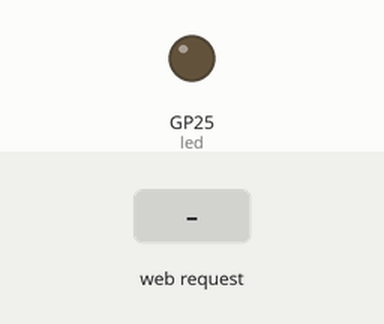
This program was run on a simulated Raspberry Pi Pico running MicroPython. Shown: output pins drawn as LEDs (lit = HIGH). Inputs (shaded band) come from the test bench. WiFi joins after 1.5 s; what the program prints to the serial console is not drawn.

Above: at 2.7 s.
2.8 s: HTTP request GET /led_on received
At 4.0 s:
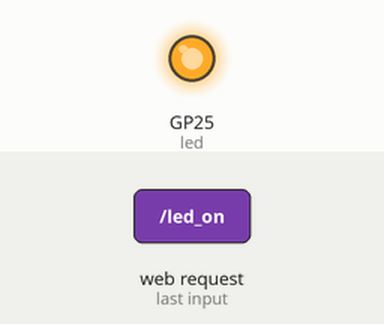
4.3 s: HTTP request GET /led_off received
At 5.4 s:
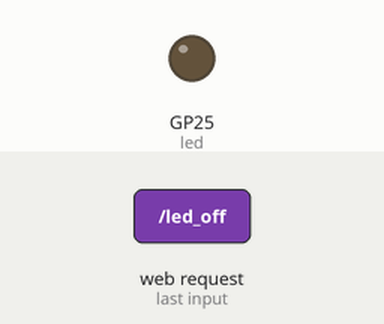
Timing chart, 0 to 7.3 s (numbered marks = the images above; inputs shaded):
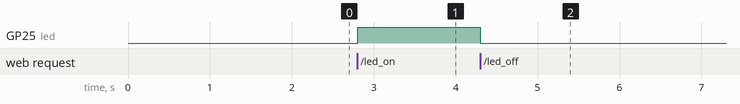

Measured:
- after the input at 2.8 s, GP25 (led): LOW → HIGH at once
- after the input at 4.3 s, GP25 (led): HIGH → LOW at once

The program:

led_webserver_micropython_picoW.py
```python
try:
  import usocket as socket
except:
  import socket

from machine import Pin
import network

import gc
gc.collect()

ssid = 'Enter_Your_SSID'
password = 'Enter_Your_PASSWORD'

station = network.WLAN(network.STA_IF)

station.active(True)
station.connect(ssid, password)

while station.isconnected() == False:
  pass

print('Connection successful')
print(station.ifconfig())

led = Pin('LED', Pin.OUT)
led_state = "OFF"

def web_page():
    html = """<html>

<head>
    <meta name="viewport" content="width=device-width, initial-scale=1">
    <link rel="stylesheet" href="https://use.fontawesome.com/releases/v5.7.2/css/all.css"
     integrity="sha384-fnmOCqbTlWIlj8LyTjo7mOUStjsKC4pOpQbqyi7RrhN7udi9RwhKkMHpvLbHG9Sr" crossorigin="anonymous">
    <style>
        html {
            font-family: Arial;
            display: inline-block;
            margin: 0px auto;
            text-align: center;
        }

        .button {
            background-color: #ce1b0e;
            border: none;
            color: white;
            padding: 16px 40px;
            text-align: center;
            text-decoration: none;
            display: inline-block;
            font-size: 16px;
            margin: 4px 2px;
            cursor: pointer;
        }

        .button1 {
            background-color: #000000;
        }
    </style>
</head>

<body>
    <h2>Raspberry Pi Pico Web Server</h2>
    <p>LED state: <strong>""" + led_state + """</strong></p>
    <p>
        <i class="fas fa-lightbulb fa-3x" style="color:#c81919;"></i>
        <a href=\"led_on\"><button class="button">LED ON</button></a>
    </p>
    <p>
        <i class="far fa-lightbulb fa-3x" style="color:#000000;"></i>
        <a href=\"led_off\"><button class="button button1">LED OFF</button></a>
    </p>
</body>

</html>"""
    return html


s = socket.socket(socket.AF_INET, socket.SOCK_STREAM)
s.bind(('', 80))
s.listen(5)

while True:
    try:
        conn, addr = s.accept()
        conn.settimeout(3.0)
        print('Received HTTP GET connection request from %s' % str(addr))
        request = conn.recv(1024)
        conn.settimeout(None)
        request = str(request)
        print('GET Rquest Content = %s' % request)
        led_on = request.find('/led_on')
        led_off = request.find('/led_off')
        if led_on == 6:
            print('LED ON -> GPIO25')
            led_state = "ON"
            led.on()
        if led_off == 6:
            print('LED OFF -> GPIO25')
            led_state = "OFF"
            led.off()
        response = web_page()
        conn.send('HTTP/1.1 200 OK\n')
        conn.send('Content-Type: text/html\n')
        conn.send('Connection: close\n\n')
        conn.sendall(response)
        conn.close()
    except OSError as e:
        conn.close()
        print('Connection closed')
```
